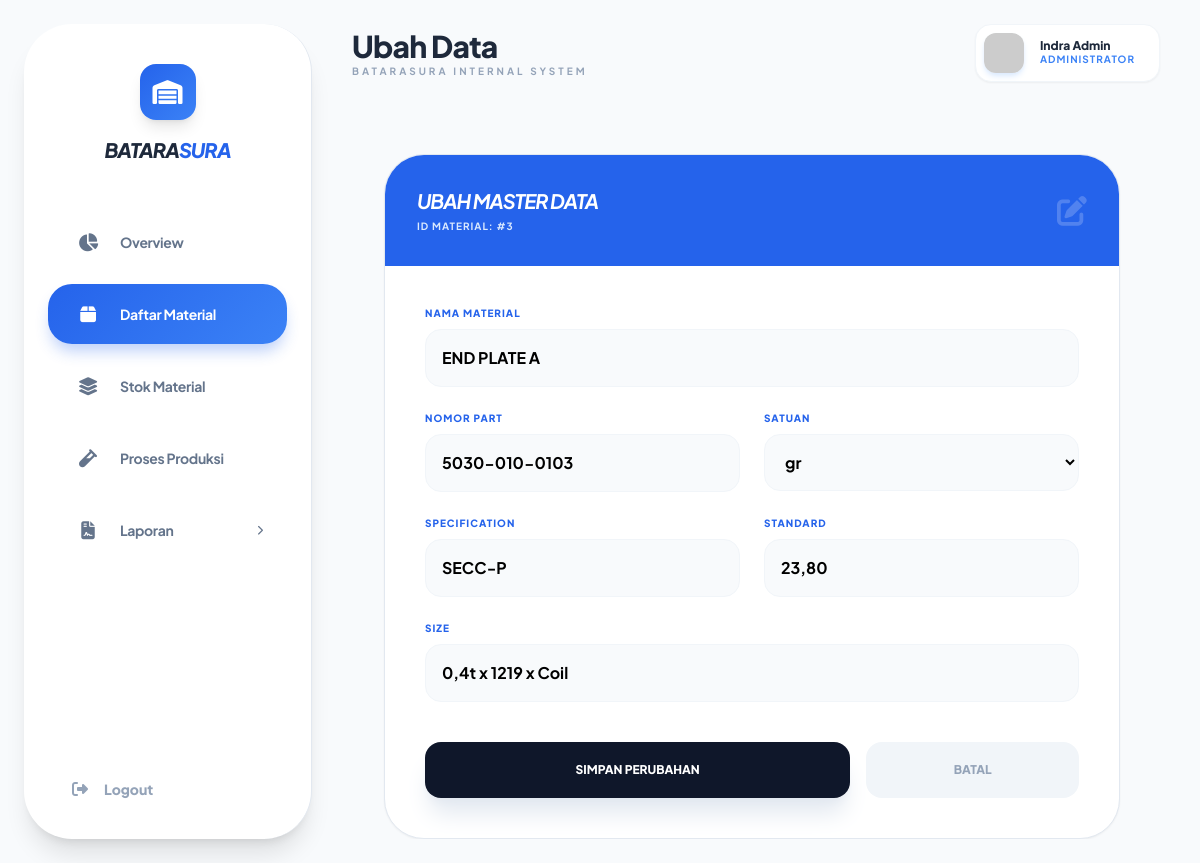
/admin/dashboard_admin.php?page=ubah-data&id=3 (signed in), run on the app's committed database.
### tables this page shows
CREATE TABLE `data_material` (
  `id` int(11) NOT NULL,
  `nama_material` varchar(100) NOT NULL,
  `no_part` varchar(50) NOT NULL,
  `material_spec` varchar(100) DEFAULT NULL,
  `material_size` varchar(50) DEFAULT NULL,
  `standard` varchar(50) DEFAULT NULL,
  `satuan` enum('gr','pcs','ml') NOT NULL,
  `created_at` timestamp NOT NULL DEFAULT current_timestamp()
);

### admin/data/ubah_data.php (the view, shortened to what this page needs)
<?php
$id = mysqli_real_escape_string($conn, $_GET['id']);
$query_ambil = mysqli_query($conn, "SELECT * FROM data_material WHERE id = '$id'");
$data = mysqli_fetch_assoc($query_ambil);
?>
<div class="max-w-3xl mx-auto mt-10 px-4">
    <div class="bg-white rounded-[2.5rem] border border-slate-200 shadow-sm overflow-hidden">
        <div class="bg-blue-600 p-8 text-white flex justify-between items-center">
            <div>
                <h3 class="font-bold uppercase italic tracking-tighter text-xl">Ubah Master Data</h3>
                <p class="text-[10px] text-blue-100 font-bold uppercase tracking-widest mt-1">ID Material: #<?= $data['id'] ?></p>
            </div>
            <i class="fas fa-edit text-3xl opacity-20"></i>
        </div>
        <form method="POST" class="p-10 grid grid-cols-2 gap-6">
            <div class="col-span-2">
                <label class="text-[10px] font-black uppercase text-blue-600 block mb-2 tracking-widest">Nama Material</label>
                <input type="text" name="nama_material" value="<?= $data['nama_material'] ?>" required class="w-full p-4 bg-slate-50 border border-slate-100 rounded-2xl font-bold outline-none focus:ring-2 focus:ring-blue-500 transition">
            </div>
            <div>
                <label class="text-[10px] font-black uppercase text-blue-600 block mb-2 tracking-widest">Nomor Part</label>
                <input type="text" name="no_part" value="<?= $data['no_part'] ?>" required class="w-full p-4 bg-slate-50 border border-slate-100 rounded-2xl font-bold outline-none focus:ring-2 focus:ring-blue-500 transition">
            </div>
            <div>
                <label class="text-[10px] font-black uppercase text-blue-600 block mb-2 tracking-widest">Satuan</label>
                <select name="satuan" class="w-full p-4 bg-slate-50 border border-slate-100 rounded-2xl font-bold outline-none focus:ring-2 focus:ring-blue-500 transition">
                    <option value="gr" <?= ($data['satuan'] == 'gr') ? 'selected' : '' ?>>gr</option>
                </select>
            </div>
            <div>
                <label class="text-[10px] font-black uppercase text-blue-600 block mb-2 tracking-widest">Specification</label>
                <input type="text" name="material_spec" value="<?= $data['material_spec'] ?>" class="w-full p-4 bg-slate-50 border border-slate-100 rounded-2xl font-bold outline-none">
            </div>
            <div>
                <label class="text-[10px] font-black uppercase text-blue-600 block mb-2 tracking-widest">Standard</label>
                <input type="text" name="standard" value="<?= $data['standard'] ?>" class="w-full p-4 bg-slate-50 border border-slate-100 rounded-2xl font-bold outline-none">
            </div>
            <div class="col-span-2">
                <label class="text-[10px] font-black uppercase text-blue-600 block mb-2 tracking-widest">Size</label>
                <input type="text" name="material_size" value="<?= $data['material_size'] ?>" class="w-full p-4 bg-slate-50 border border-slate-100 rounded-2xl font-bold outline-none">
            </div>
            <div class="col-span-2 flex gap-4 mt-4">
                <button type="submit" name="update_data" class="flex-[2] py-5 bg-slate-900 text-white rounded-2xl font-black uppercase text-xs shadow-xl shadow-slate-200 hover:bg-blue-600 transition-all transform hover:-translate-y-1">Simpan Perubahan</button>
                <a href="?page=data-material" class="flex-1 py-5 bg-slate-100 text-slate-400 text-center rounded-2xl font-black uppercase text-xs">Batal</a>
            </div>
        </form>
    </div>
</div>

### admin/dashboard_admin.php (style rules this page uses)
body { font-family: 'Plus Jakarta Sans', sans-serif; background-color: #F8FAFC; }

### data on the page
data_material: id "3", nama_material "END PLATE A", no_part "5030-010-0103", satuan "gr", material_spec "SECC-P", standard "23,80", material_size "0,4t x 1219 x Coil"

### other printed values
str_replace('-', ' ', $page) "Ubah Data"
